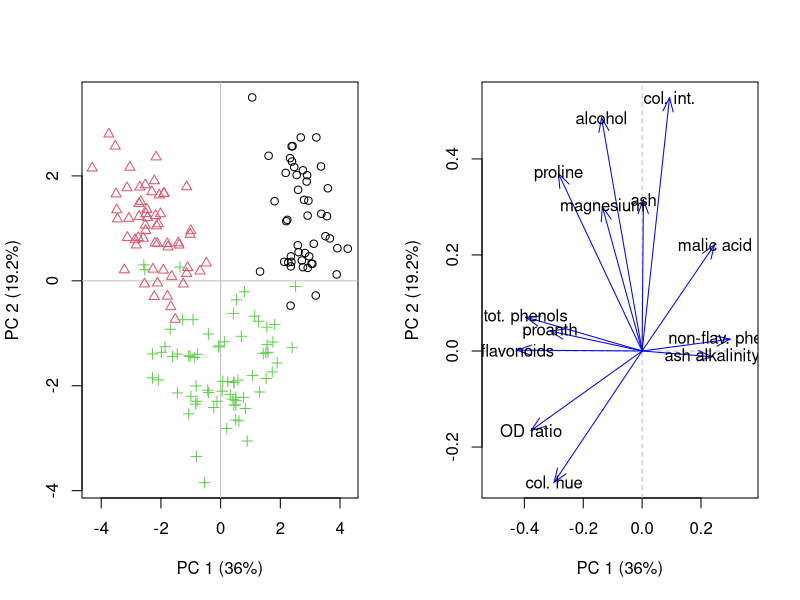
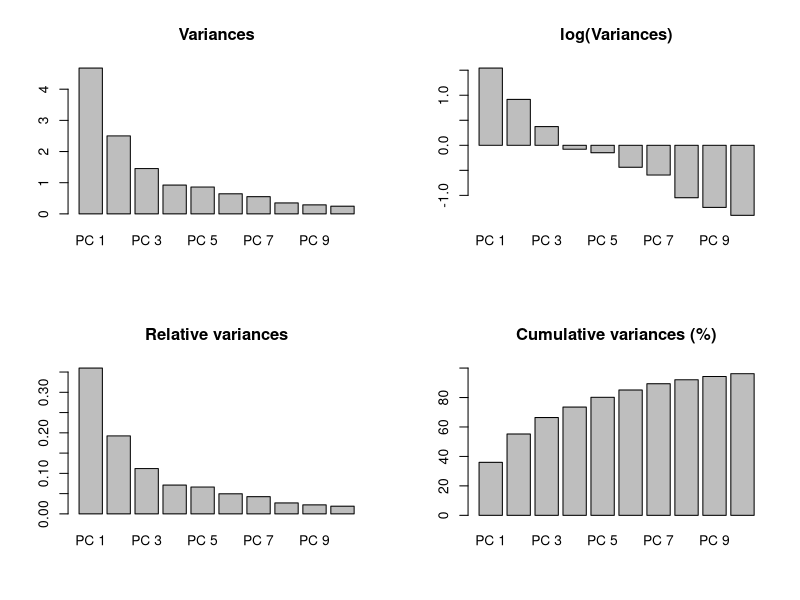
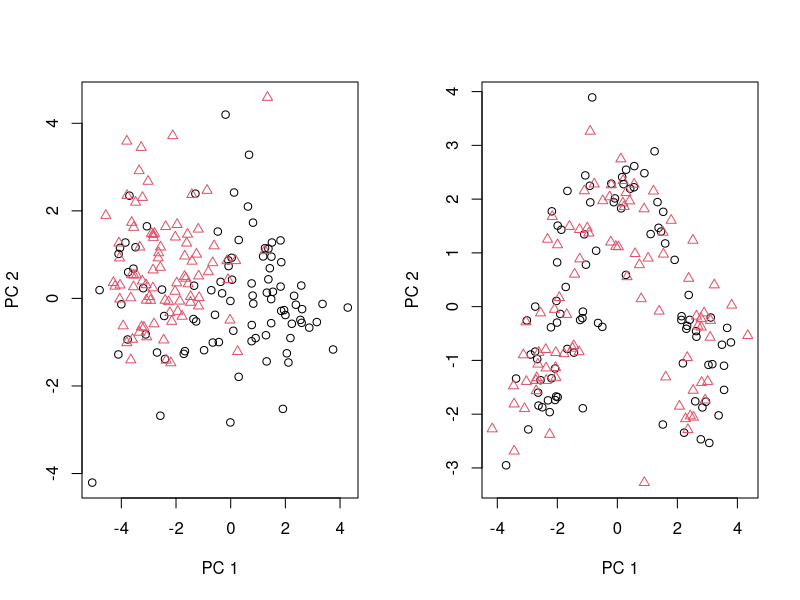
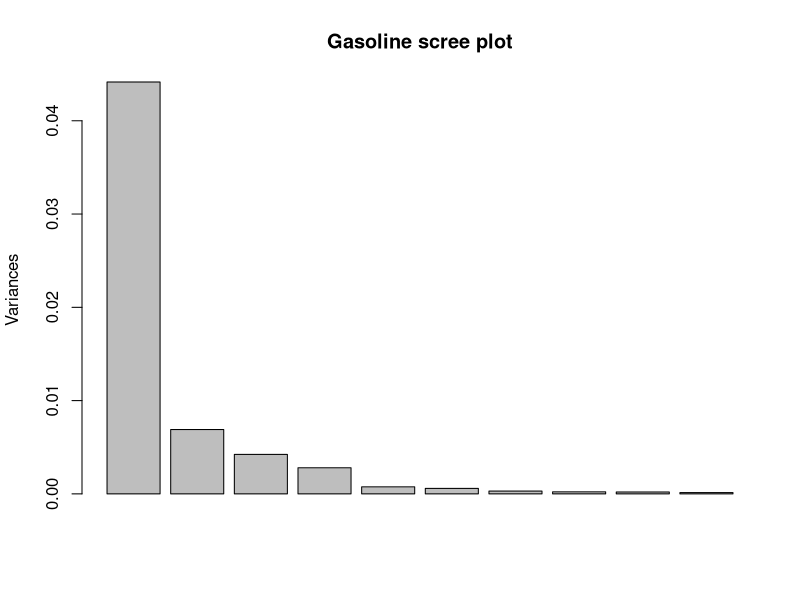
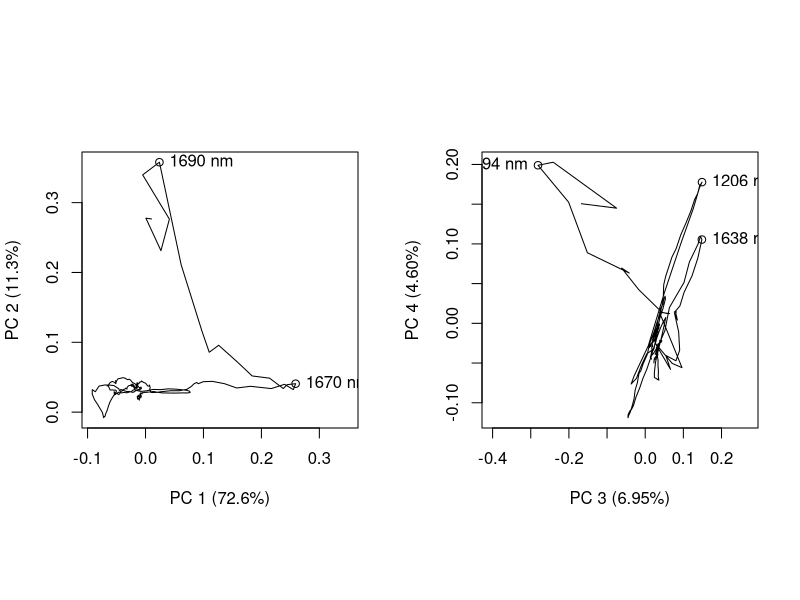
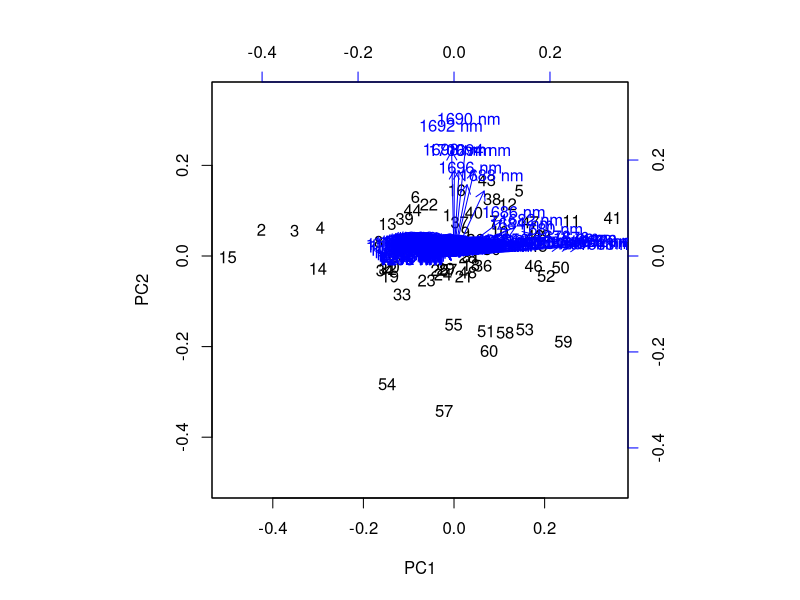
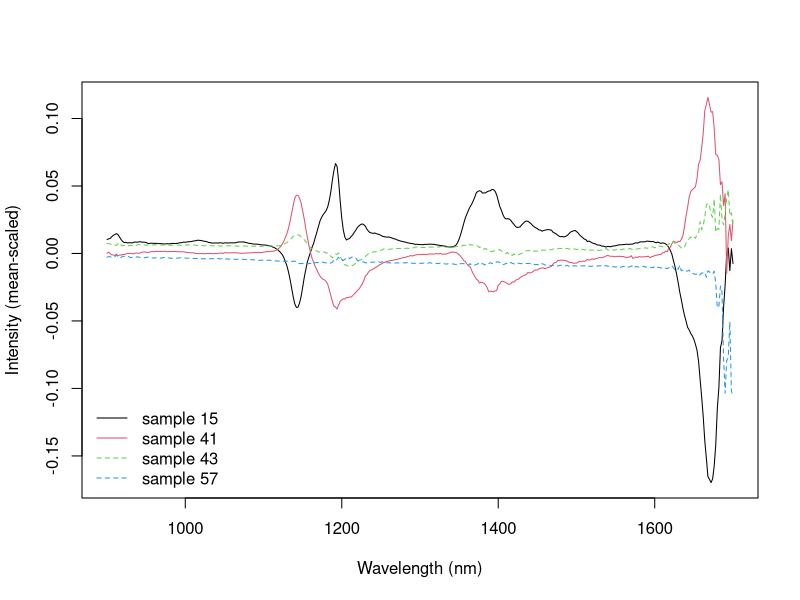
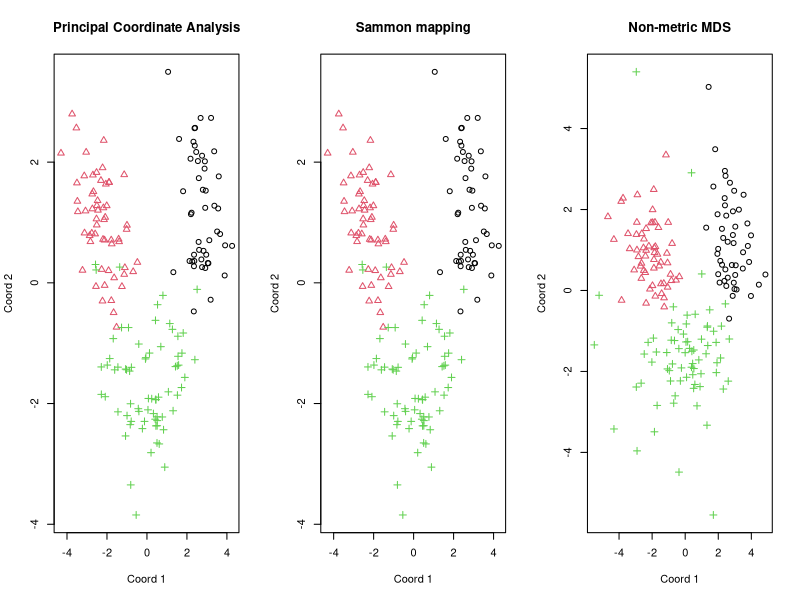

Recreate these plots in R, in order.
## Demo featuring all R code from Chapter 4 in the book "Chemometrics
## with R" by Ron Wehrens. The only additions to the book chapter code
## are loading the required libraries and data, and occasionally
## closing a graphics window.
graphics.off()
opar <- par(no.readonly = TRUE)

data(wines, package = "kohonen")
wine.classes <- as.integer(vintages)
wines.sc <- scale(wines)
wines.svd <- svd(wines.sc)
wines.scores <- wines.svd$u %*% diag(wines.svd$d)
wines.loadings <- wines.svd$v

wines.vars <- wines.svd$d^2 / (nrow(wines) - 1)
wines.totalvar <- sum(wines.vars)
wines.relvars <- wines.vars / wines.totalvar
variances <- 100 * round(wines.relvars, digits = 3)
variances[1:5]

par(mfrow = c(1, 2))
plot(wines.scores[, 1:2], type = "n",
     xlab = paste("PC 1 (", variances[1], "%)", sep = ""),
     ylab = paste("PC 2 (", variances[2], "%)", sep = ""))
abline(h = 0, v = 0, col = "gray")
points(wines.scores[, 1:2], pch = wine.classes, col = wine.classes)
plot(wines.loadings[, 1] * 1.2, wines.loadings[, 2], type = "n",
     xlab = paste("PC 1 (", variances[1], "%)", sep = ""),
     ylab = paste("PC 2 (", variances[2], "%)", sep = ""))
abline(h = 0, v = 0, col = "gray", lty = 2)
arrows(0, 0, wines.loadings[, 1], wines.loadings[, 2],
     col = "blue", length = .15, angle = 20)
text(wines.loadings[, 1:2], labels = colnames(wines))

nr <- 100
nc <- 100000
X <- matrix(rnorm(nr*nc), nrow = nr)
system.time({
  X.svd <- svd(X)
  X.scores <- X.svd$u %*% diag(X.svd$d)
  X.variances <- X.svd$d^2 / (nrow(X) - 1)
  X.loadings <- X.svd$v
})

system.time({
  X2.tcp <- tcrossprod(X)
  X2.svd <- svd(X2.tcp)
  X2.scores <- X2.svd$u %*% diag(sqrt(X2.svd$d))
  X2.variances <- X2.svd$d / (nrow(X) - 1)
  X2.loadings <- solve(X2.scores, X)
})

par(mfrow = c(2, 2))
barplot(wines.vars[1:10], main = "Variances",
        names.arg = paste("PC", 1:10))
barplot(log(wines.vars[1:10]), main = "log(Variances)",
        names.arg = paste("PC", 1:10))
barplot(wines.relvars[1:10], main = "Relative variances",
        names.arg = paste("PC", 1:10))
barplot(cumsum(100 * wines.relvars[1:10]), 
        main = "Cumulative variances (%)",
        names.arg = paste("PC", 1:10), ylim = c(0, 100))

llambdas <- log(wines.vars)
CIwidth <- qnorm(.975) * sqrt(2 / (nrow(wines) - 1))
CIs <- cbind(exp(llambdas - CIwidth),
             wines.vars,
             exp(llambdas + CIwidth))
colnames(CIs) <- c("CI 0.025", "  Estimate", "  CI 0.975")
CIs[1:4, ]

small.ones <- wines.vars[11:13]
n <- nrow(wines)
nsmall <- length(small.ones)
geo.mean <- prod(small.ones)^{1/nsmall}
mychisq <- (n - 1) * nsmall * log(mean(small.ones) / geo.mean)
ndf <- (nsmall + 2) * (nsmall - 1) / 2
1 - pchisq(mychisq, ndf)

X1 <- scale(wines[1:88, ])
X1.svd <- svd(X1)
X1.pca <- list(scores = X1.svd$u %*% diag(X1.svd$d),
               loadings = X1.svd$v)

X2 <- scale(wines[89:177, ],
            center = attr(X1, "scaled:center"),
            scale = attr(X1, "scaled:scale"))
X2.scores <- X2 %*% X1.pca$loadings

wines.odd <- seq(1, nrow(wines), by = 2)
wines.even <- seq(2, nrow(wines), by = 2)
X1b <- scale(wines[wines.odd, ])
X2b <- scale(wines[wines.even, ],
            center = attr(X1b, "scaled:center"),
            scale = attr(X1b, "scaled:scale"))

par(mfrow = c(1, 2))
labels <- rep(c(1, 2), c(89, 88))
plot(rbind(X1.pca$scores, X2.scores),
     pch = labels, col = labels,
     xlab = "PC 1", ylab = "PC 2")
X1b.svd <- svd(X1b)
X1b.pca <- list(scores = X1b.svd$u %*% diag(X1b.svd$d),
               loadings = X1b.svd$v)
X2b.scores <- X2b %*% X1b.pca$loadings
plot(rbind(X1b.pca$scores, X2b.scores),
     pch = labels, col = labels,
     xlab = "PC 1", ylab = "PC 2")

data(gasoline, package = "pls")
wavelengths <- seq(900, 1700, by = 2)
nir.prcomp <- prcomp(gasoline$NIR, rank. = 6)
summary(nir.prcomp)

par(opar)
plot(nir.prcomp, main = "Gasoline scree plot")
nir.loadings <- nir.prcomp$rotation[, 1:4]

par(opar)
par(mfrow = c(1, 2), pty = "s")
offset <- c(0, 0.09) # to create space for labels
plot(nir.loadings[, 1:2], type = "l",
     xlim = range(nir.loadings[, 1]) + offset,
     xlab = "PC 1 (72.6%)", ylab = "PC 2 (11.3%)")
points(nir.loadings[c(386, 396), 1:2])
text(nir.loadings[c(386, 396), 1:2], pos = 4,
     labels = paste(c(1670, 1690), "nm"))
offset <- c(-0.12, 0.12) # to create space for labels
plot(nir.loadings[, 3:4], type = "l",
     xlim = range(nir.loadings[, 3]) + offset,
     xlab = "PC 3 (6.95%)", ylab = "PC 4 (4.60%)")
points(nir.loadings[c(154, 370, 398), 3:4])
text(nir.loadings[c(154, 370), 3:4], pos = 4,
     labels = paste(c(1206, 1638), "nm"))
text(nir.loadings[398, 3:4, drop = FALSE],
     labels = "1694 nm", pos = 2)

par(opar)
biplot(nir.prcomp, col = c("black", "blue"), scale = 0.5)

extremes <- c(15, 41, 43, 57)
Xextr <- scale(gasoline$NIR, scale = FALSE)[extremes, ]
matplot(wavelengths, t(Xextr),
        type = "l", xlab = "Wavelength (nm)",
        ylab = "Intensity (mean-scaled)", lty = c(1, 1, 2, 2),
        col = 1:4)
legend("bottomleft", legend = paste("sample", extremes),
       lty = c(1, 1, 2, 2), col = 1:4, bty = "n")

library(MASS)
par(mfrow = c(1, 3))
wines.dist <- dist(scale(wines))
wines.cmdscale <- cmdscale(wines.dist)
plot(wines.cmdscale, 
     pch = wine.classes, col = wine.classes, 
     main = "Principal Coordinate Analysis",
     xlab = "Coord 1", ylab = "Coord 2")
wines.sammon <- sammon(wines.dist, trace = FALSE)
plot(wines.sammon$points, main = "Sammon mapping",
     col = wine.classes, pch = wine.classes, 
     xlab = "Coord 1", ylab = "Coord 2")
wines.isoMDS <- isoMDS(wines.dist, trace = FALSE)
plot(wines.isoMDS$points, main = "Non-metric MDS",
     col = wine.classes, pch = wine.classes, 
     xlab = "Coord 1", ylab = "Coord 2")

library(fastICA)
set.seed(7)
wines.ica <- fastICA(wines.sc, 3)
pairs(wines.ica$S, main = "ICA components",
      col = wine.classes, pch = wine.classes)

set.seed(7)
wines.ica5 <- fastICA(wines.sc, 5)
pairs(wines.ica5$S[, 1:3], 
      main = "ICA components (3 out of 5)",
      col = wine.classes, pch = wine.classes)

(wines.fa <- factanal(wines.sc, 3, scores = "regression"))

pairs(wines.fa$scores, main = "FA components",
      col = wine.classes, pch = wine.classes)
